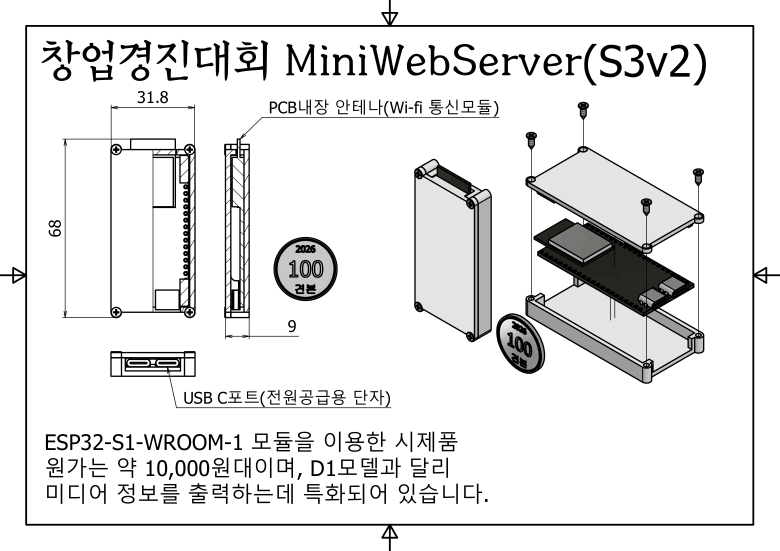
#> input picture CAD Models/S3_V2/S3v2-1.png, 2339 x 1653 px, found by its file name (shown at 1/3 size)
$ python make_product_media.py ../web_examples/00_product_home/media/lineup-c3.webp
#> lines starting #> are read from the running program, lines starting #| are printed output that depends on the picture
"""Media for the product home page (web_examples/00_product_home), hosted on R2.

    python tools/make_product_media.py        -> web_examples/00_product_home/media/

hero.mp4 / hero.webm / hero-poster.webp
    Isometric exploded view of the S3v2 enclosure (68 x 31.8 x 9 mm, from the
    competition drawing): case, board, module, USB-C and cover separate, the
    antenna radiates, then everything closes again. Drawn at 2x and downscaled.
lineup-*.webp, architecture.webp
    The existing product drawings and architecture diagram, recompressed.
Upload: see web_examples/00_product_home/README.md (wrangler r2 object put).
"""
import math
import shutil
import subprocess
import tempfile
from pathlib import Path
from PIL import Image, ImageDraw, ImageFilter, ImageFont

ROOT = Path(__file__).resolve().parent.parent
OUT = ROOT / 'web_examples' / '00_product_home' / 'media'
DRAWINGS = ROOT / '2026 지산학 창업창직 경진대회_김형우'
W, H, S = 1280, 720, 2          # output size and supersampling factor
FPS, SECONDS = 30, 7
FONT = 'C:/Windows/Fonts/malgunbd.ttf'


def ease(t):
    t = max(0.0, min(1.0, t))
    return t * t * (3 - 2 * t)


def shade(color, f):
    return tuple(max(0, min(255, int(c * f))) for c in color[:3]) + tuple(color[3:])


class Iso:
    """Isometric projection, millimetres -> pixels (supersampled)."""
    def __init__(self, scale, cx, cy):
        self.k, self.cx, self.cy = scale * S, cx * S, cy * S

    def p(self, x, y, z):
        return (self.cx + (x - y) * math.cos(math.pi / 6) * self.k,
                self.cy + (x + y) * math.sin(math.pi / 6) * self.k - z * self.k)

    # [11 lines left out: function box, not called in this run]

    def quad(self, d, pts3, fill, outline=None):
        d.polygon([self.p(*q) for q in pts3], fill=fill, outline=outline)

    # [4 lines left out: function ellipse, not called in this run]


CASE = (226, 230, 236)
COVER = (244, 246, 249)
PCB = (30, 36, 46)
MODULE = (196, 203, 213)
GOLD = (214, 170, 72)
USB = (128, 138, 152)
ACCENT = (96, 165, 250)
MINT = (94, 234, 212)
L, Wd = 68.0, 31.8             # enclosure length (x) and width (y)


# [109 lines left out: functions device, label, background, render_hero, not called in this run]


def drawings():
    # Crop each competition sheet to its exploded stack (fractions of the sheet).
    crops = {'lineup-s3': ('S3v2-1.png', (0.665, 0.20, 0.91, 0.70)),
             'lineup-c3': ('C3v1-1.png', (0.755, 0.17, 0.958, 0.62)),
             'lineup-d1': ('D1-V1-1.png', (0.755, 0.17, 0.955, 0.665))}
    for name, (src, (l, t, r, b)) in crops.items():
        img = Image.open(DRAWINGS / src).convert('RGB')
#> img is the input picture: PIL image 2339x1653 RGB; mean R, G, B 230.2, 230.1, 229.9
        w, h = img.size
#> w = 2339; h = 1653
        img = img.crop((int(l * w), int(t * h), int(r * w), int(b * h)))
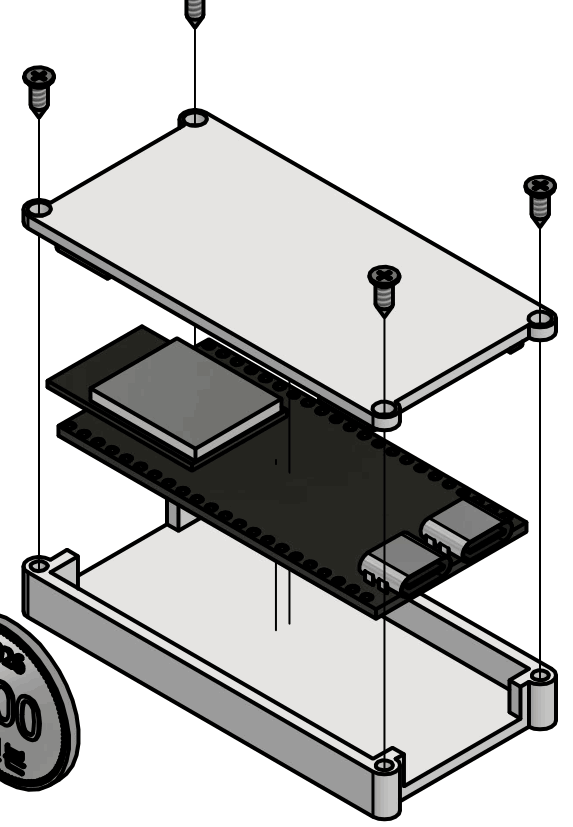
#> img: PIL image 573x827 RGB; mean R, G, B 195.6, 195.4, 194.5
        # Centre on a white 4:3 card so all models line up.
        cw = max(img.width, int(img.height * 4 / 3)); ch = int(cw * 3 / 4)
#> after `cw = max(img.width, int(img.height * 4 / 3))`: cw = 1102
#> after `ch = int(cw * 3 / 4)`: ch = 826
        card = Image.new('RGB', (int(cw * 1.08), int(ch * 1.08)), 'white')
#> card: PIL image 1190x892 RGB; every value is 255
        card.paste(img, ((card.width - img.width) // 2, (card.height - img.height) // 2))
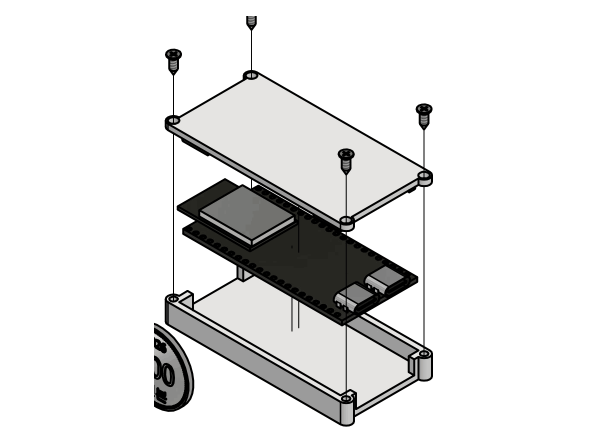
#> card: PIL image 1190x892 RGB (shown at 1/2 size); mean R, G, B 228.5, 228.4, 228
        card.thumbnail((1200, 900), Image.LANCZOS)
        card.save(OUT / f'{name}.webp', quality=82, method=6)
#> pass 2 of the loop in drawings, `for name, (src, (l, t, r, b)) in crops.items():`:
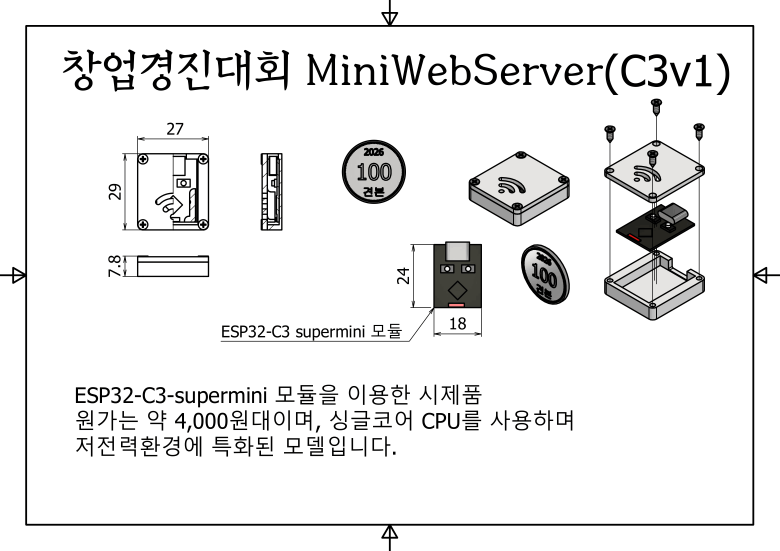
#> input picture CAD Models/C3_v1/C3v1-1.png, 2339 x 1653 px, found by its file name (shown at 1/3 size)
#> in drawings, img is the input picture: PIL image 2339x1653 RGB; mean R, G, B 235.4, 235.3, 235.2
#> in drawings, `img = img.crop((int(l * w), int(t * h), int(r * w), int(b * h)))`:
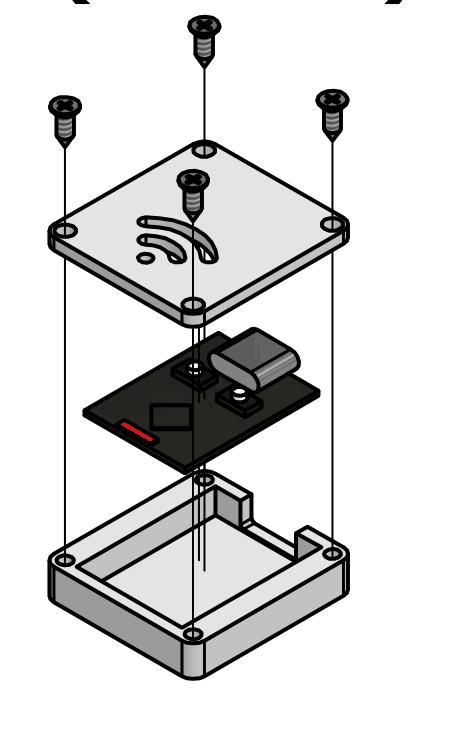
#> img: PIL image 475x743 RGB; mean R, G, B 220.6, 220.4, 220
#> in drawings, `card.paste(img, ((card.width - img.width) // 2, (card.height - img.hei..`:
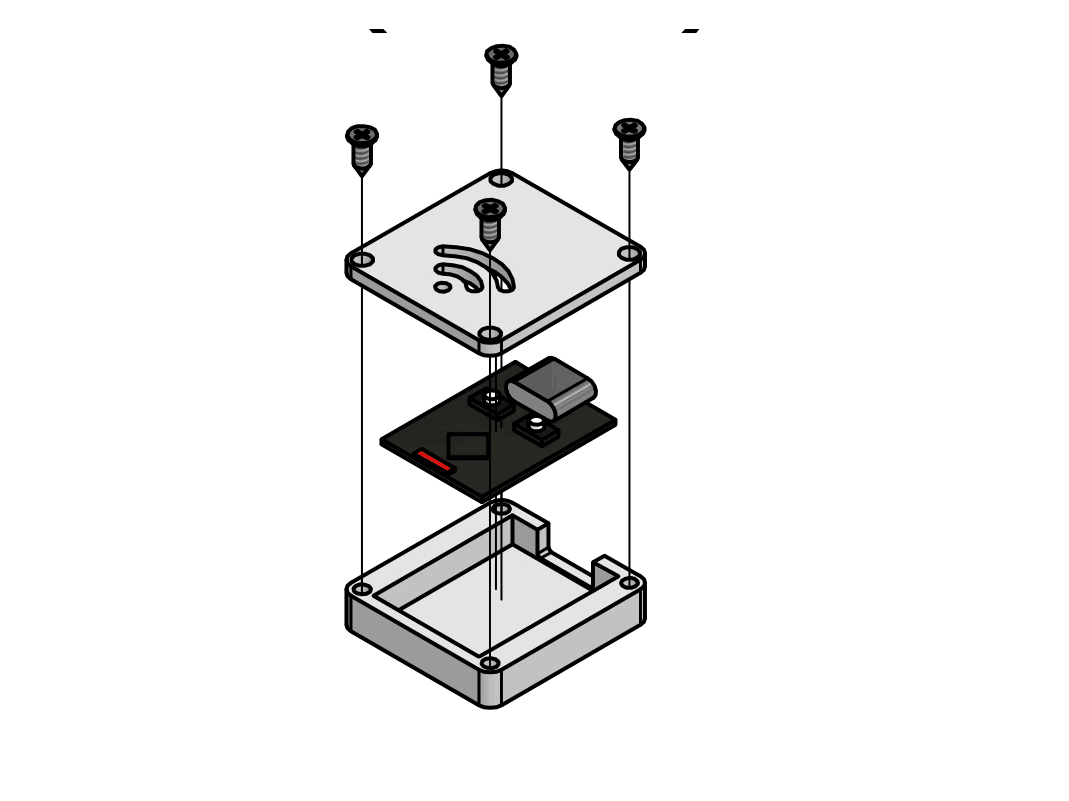
#> card: PIL image 1069x801 RGB; mean R, G, B 240.8, 240.7, 240.6
#> pass 3 of the loop in drawings, `for name, (src, (l, t, r, b)) in crops.items():`:
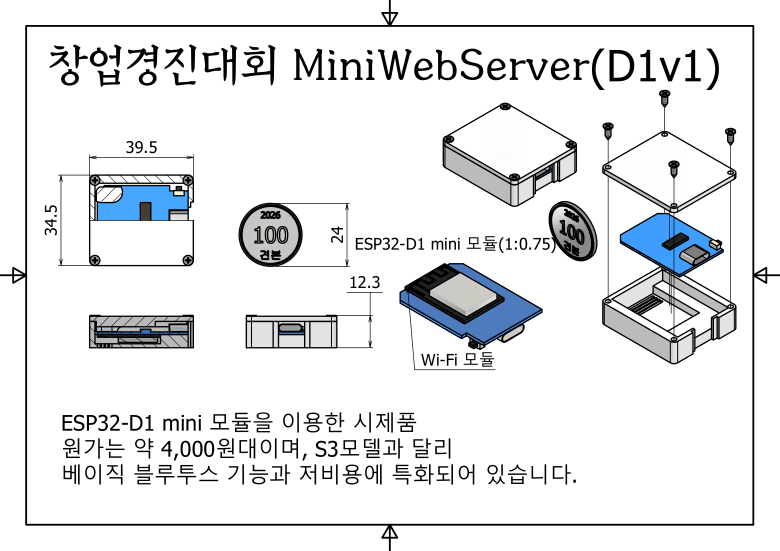
#> input picture CAD Models/S3_V2/D1-V1-1.png, 2339 x 1653 px, found by its file name (shown at 1/3 size)
#> in drawings, img is the input picture: PIL image 2339x1653 RGB; mean R, G, B 230.1, 231.5, 232.9
#> in drawings, `img = img.crop((int(l * w), int(t * h), int(r * w), int(b * h)))`:
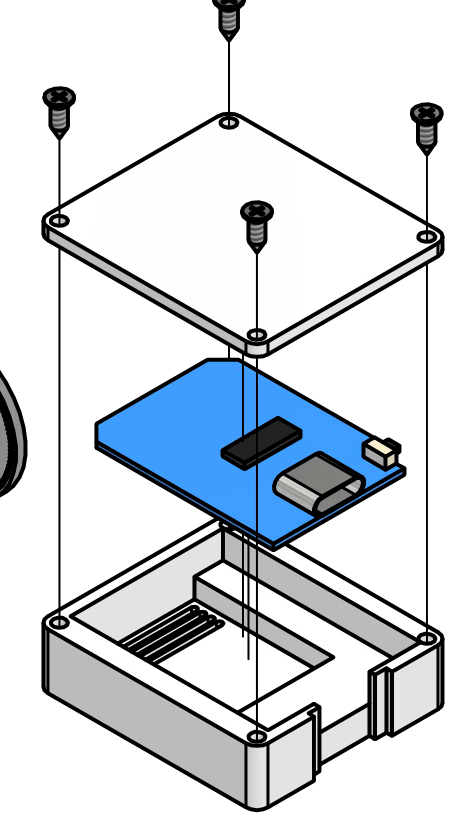
#> img: PIL image 468x818 RGB; mean R, G, B 210.9, 216.4, 222
#> in drawings, `card.paste(img, ((card.width - img.width) // 2, (card.height - img.hei..`:
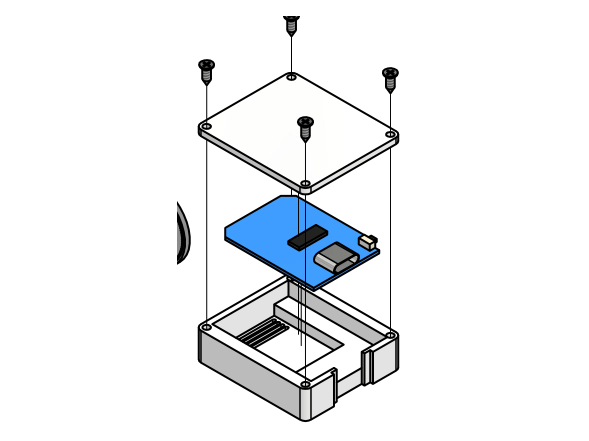
#> card: PIL image 1177x882 RGB (shown at 1/2 size); mean R, G, B 238.7, 240.8, 242.8
#> (the run stopped early here; a loop or call above may not have finished)
